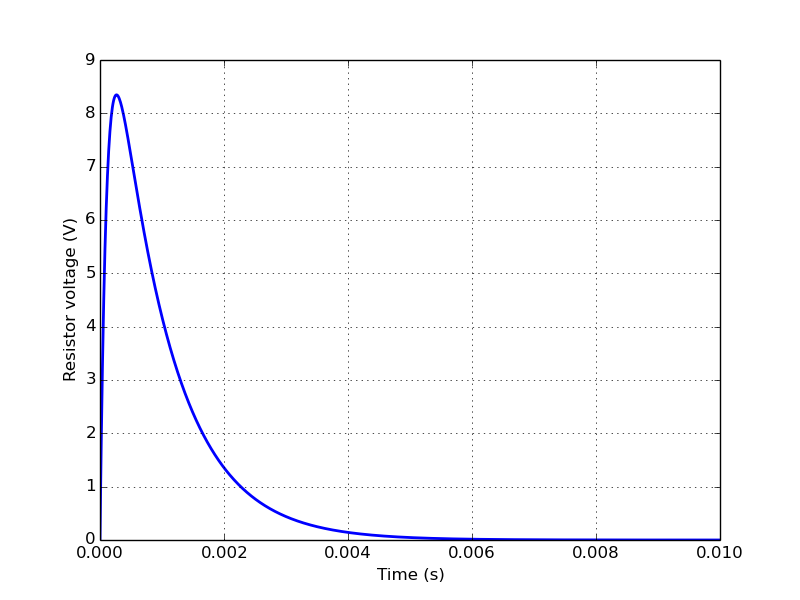

This chart was generated by the following Python code:
from lcapy import Circuit
import numpy as np
from matplotlib.pyplot import figure, savefig, show

t = np.linspace(0, 0.01, 1000)

cct = Circuit()

cct.net_add('V1 1 0 dc 10')
cct.net_add('L1 1 2 1e-3')
cct.net_add('C1 2 3 1e-4')
cct.net_add('R1 3 0 10')

Vr = cct.V[3]
vr = Vr.transient_response(t)

fig = figure()
ax = fig.add_subplot(111)
ax.plot(t, vr, linewidth=2)
ax.set_xlabel('Time (s)')
ax.set_ylabel('Resistor voltage (V)')
ax.grid(True)
show()

savefig('circuit-VRLC1-vr.png')
